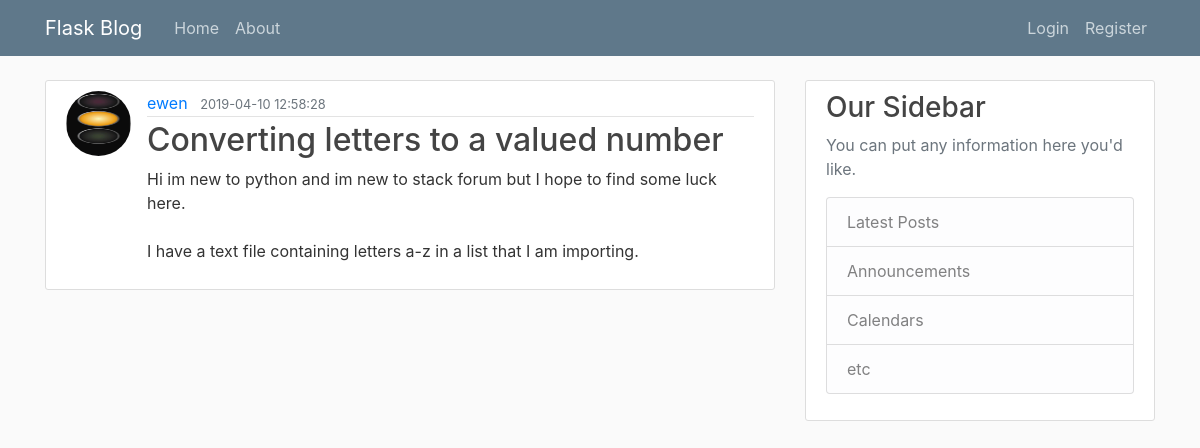
Page /post/13 on the committed database.
### flaskblog/models.py (models this page shows, shortened)
class User(db.Model, UserMixin):
    id = db.Column(db.Integer, primary_key=True)
    username = db.Column(db.String(20), unique=True, nullable=False)
    email = db.Column(db.String(120), unique=True, nullable=False)
    image_file = db.Column(db.String(20), nullable=False, default ='default.jpg')
    password = db.Column(db.String(60), nullable=False)
    posts = db.relationship('Post', backref='author', lazy=True)

class Post(db.Model, UserMixin):
    id = db.Column(db.Integer, primary_key=True)
    title = db.Column(db.String(100), nullable=False)
    data_posted = db.Column(db.DateTime, nullable=False, default=datetime.utcnow)
    content = db.Column(db.Text, nullable=False)
    user_id = db.Column(db.Integer, db.ForeignKey('user.id'), nullable=False)

### flaskblog/routes.py (the view)
@app.route("/post/<int:post_id>")
def post(post_id):
    post = Post.query.get_or_404(post_id)
    return render_template('post.html', title=post.title, post=post)

### flaskblog/templates/post.html (shortened to what this page needs)
{% extends 'layout.html' %}
{% block content %}
    <article class="media content-section">
        <img class="rounded-circle article-img" src="{{ url_for('static', filename='profile_pics/' + post.author.image_file) }}">
        <div class="media-body">
            <div class="article-metadata">
                <a class="mr-2" href="{{ url_for('user_posts', username=post.author.username) }}">{{ post.author.username }}</a>
                <small class="text-muted">{{ post.data_posted.strftime('%Y-%m-%d %H:%M:%S') }}</small>
            </div>
        <h2 class="article-title">{{ post.title }}</h2>
        <p class="article-content">{{ post.content }}</p>
        </div>
    </article>
{% endblock content %}

### flaskblog/static/main.css (style rules this page uses)
body { background: #fafafa; color: #333333; margin-top: 5rem; }
h1, h2, h3, h4, h5, h6 { color: #444444; }
.content-section { background: #ffffff; padding: 10px 20px; border: 1px solid #dddddd; border-radius: 3px; margin-bottom: 20px; }
.article-title { color: #444444; }
.article-content { white-space: pre-line; }
.article-img { height: 65px; width: 65px; margin-right: 16px; }
.article-metadata { padding-bottom: 1px; margin-bottom: 4px; border-bottom: 1px solid #e3e3e3 }

### rows in the picture
User: image_file (placeholder picture), author.username "ewen"
Post: data_posted "2019-04-10 12:58:28", title "Converting letters to a valued number", content "Hi im new to python and im new to stack forum but I hope to find some luck here. I have a text file containing letters a-z in a list that I am importing."
